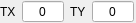
<?xml version="1.0" encoding="UTF-8"?>
<ui version="4.0">
 <class>render_shifter_selector</class>
 <widget class="QWidget" name="render_shifter_selector">
  <property name="geometry">
   <rect>
    <x>0</x>
    <y>0</y>
    <width>136</width>
    <height>20</height>
   </rect>
  </property>
  <property name="windowTitle">
   <string>Form</string>
  </property>
  <layout class="QHBoxLayout" name="horizontalLayout">
   <property name="leftMargin">
    <number>0</number>
   </property>
   <property name="topMargin">
    <number>0</number>
   </property>
   <property name="rightMargin">
    <number>0</number>
   </property>
   <property name="bottomMargin">
    <number>0</number>
   </property>
   <item>
    <widget class="QLabel" name="label">
     <property name="text">
      <string>TX</string>
     </property>
    </widget>
   </item>
   <item>
    <widget class="QDoubleSpinBox" name="qsbTX">
     <property name="alignment">
      <set>Qt::AlignCenter</set>
     </property>
     <property name="buttonSymbols">
      <enum>QAbstractSpinBox::NoButtons</enum>
     </property>
     <property name="decimals">
      <number>0</number>
     </property>
     <property name="minimum">
      <double>-9999.000000000000000</double>
     </property>
     <property name="maximum">
      <double>9999.000000000000000</double>
     </property>
    </widget>
   </item>
   <item>
    <widget class="QLabel" name="label_2">
     <property name="text">
      <string>TY</string>
     </property>
    </widget>
   </item>
   <item>
    <widget class="QDoubleSpinBox" name="qsbTY">
     <property name="alignment">
      <set>Qt::AlignCenter</set>
     </property>
     <property name="buttonSymbols">
      <enum>QAbstractSpinBox::NoButtons</enum>
     </property>
     <property name="decimals">
      <number>0</number>
     </property>
     <property name="minimum">
      <double>-9999.000000000000000</double>
     </property>
     <property name="maximum">
      <double>9999.000000000000000</double>
     </property>
    </widget>
   </item>
   <item>
    <spacer name="horizontalSpacer">
     <property name="orientation">
      <enum>Qt::Horizontal</enum>
     </property>
     <property name="sizeHint" stdset="0">
      <size>
       <width>40</width>
       <height>20</height>
      </size>
     </property>
    </spacer>
   </item>
  </layout>
 </widget>
 <resources/>
 <connections/>
</ui>
